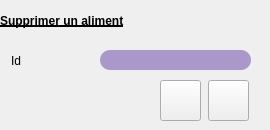
     <widget class="QWidget" name="page_5">
      <widget class="QLabel" name="label_6">
       <property name="geometry">
        <rect>
         <x>0</x>
         <y>0</y>
         <width>261</width>
         <height>41</height>
        </rect>
       </property>
       <property name="styleSheet">
        <string notr="true">font: 75 15pt &quot;Quicksand&quot;;
text-decoration: underline;
font-weight:bold;</string>
       </property>
       <property name="text">
        <string>Supprimer un aliment</string>
       </property>
      </widget>
      <widget class="QLineEdit" name="lineEdit_id_supp_aliment">
       <property name="geometry">
        <rect>
         <x>100</x>
         <y>50</y>
         <width>151</width>
         <height>20</height>
        </rect>
       </property>
       <property name="styleSheet">
        <string notr="true">border-color: rgb(255, 255, 255);

border-radius: 10px;
background-color: rgb(171, 152, 203);</string>
       </property>
      </widget>
      <widget class="QLabel" name="label_7">
       <property name="geometry">
        <rect>
         <x>11</x>
         <y>54</y>
         <width>47</width>
         <height>14</height>
        </rect>
       </property>
       <property name="text">
        <string>Id</string>
       </property>
      </widget>
      <widget class="QPushButton" name="pushButton_supp_aliment">
       <property name="geometry">
        <rect>
         <x>208</x>
         <y>80</y>
         <width>41</width>
         <height>41</height>
        </rect>
       </property>
       <property name="styleSheet">
        <string notr="true">border-image: url(:/new/prefix1/icon/annuler.png);</string>
       </property>
       <property name="text">
        <string/>
       </property>
      </widget>
      <widget class="QPushButton" name="pushButton_ok_s_a">
       <property name="geometry">
        <rect>
         <x>160</x>
         <y>80</y>
         <width>41</width>
         <height>41</height>
        </rect>
       </property>
       <property name="styleSheet">
        <string notr="true">border-image: url(:/new/prefix1/icon/ok.png);</string>
       </property>
       <property name="text">
        <string/>
       </property>
      </widget>
     </widget>
